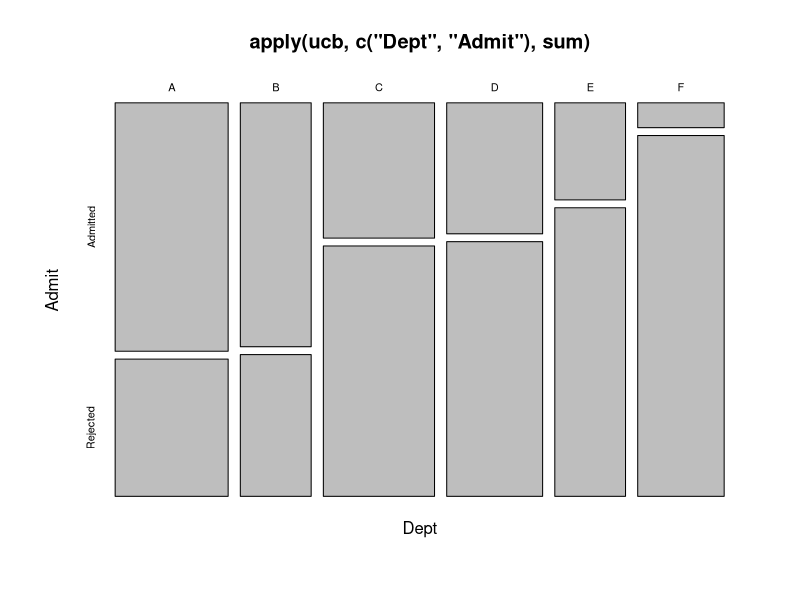
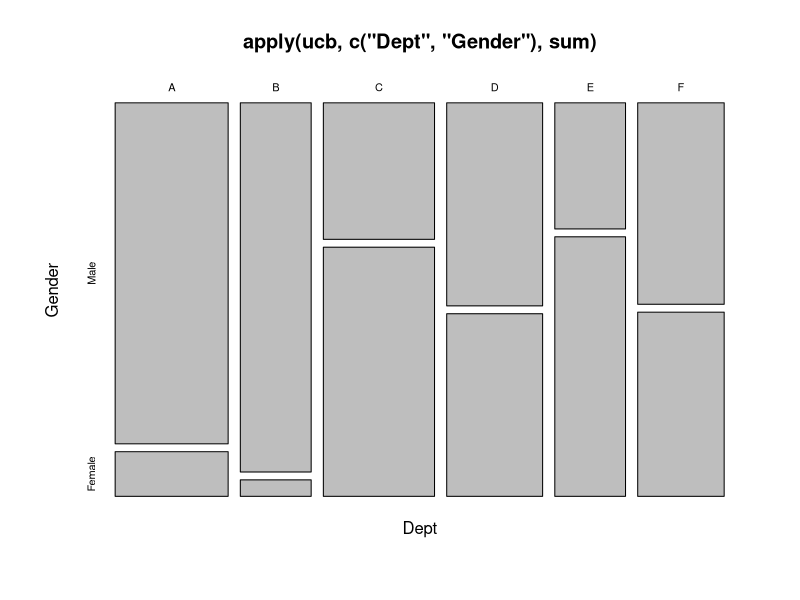
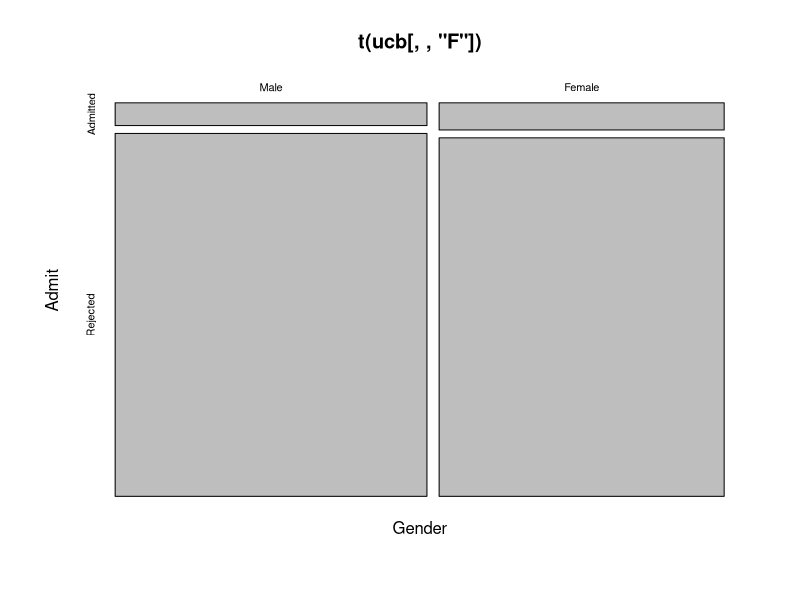
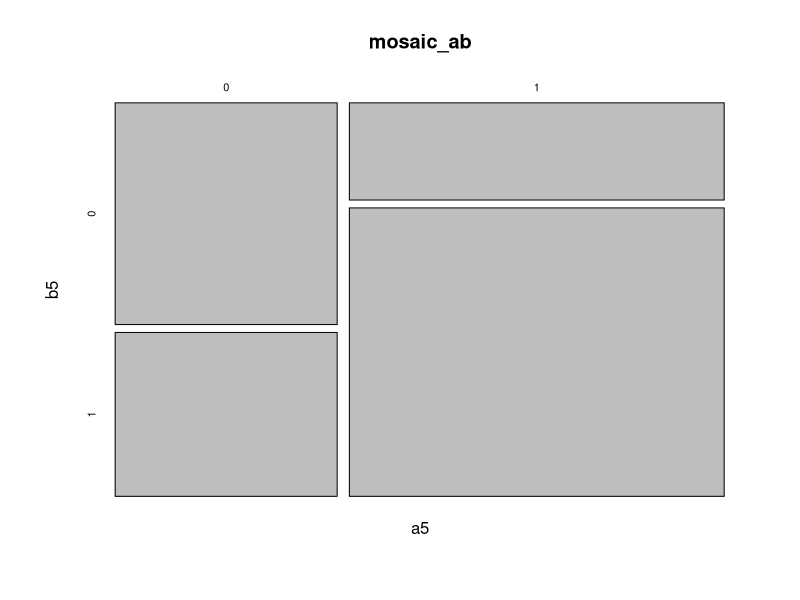
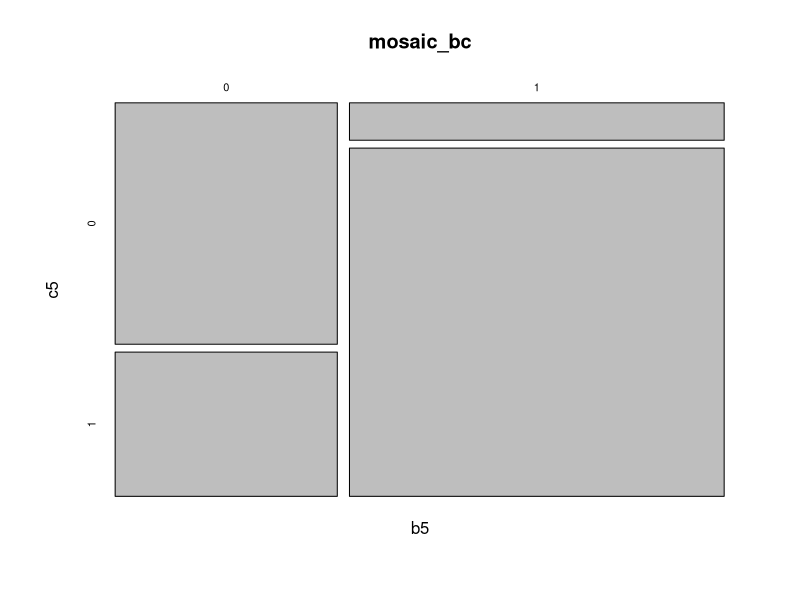
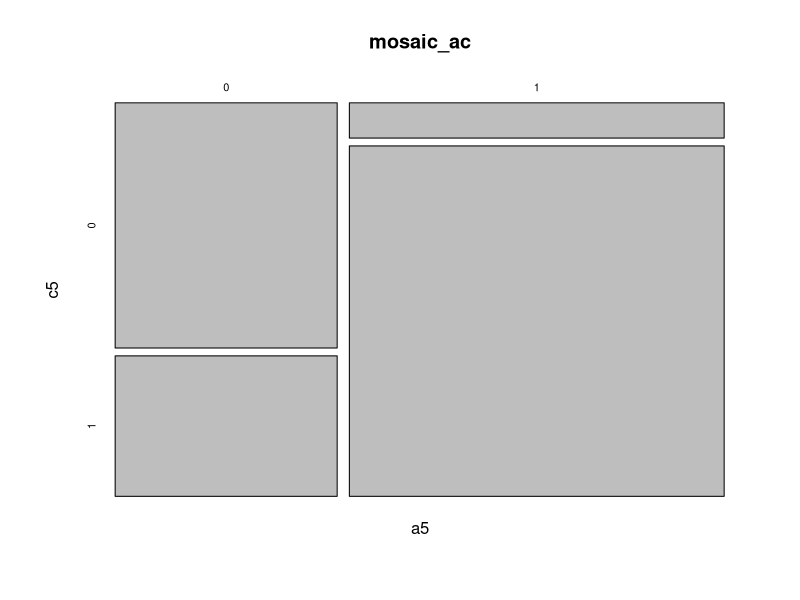
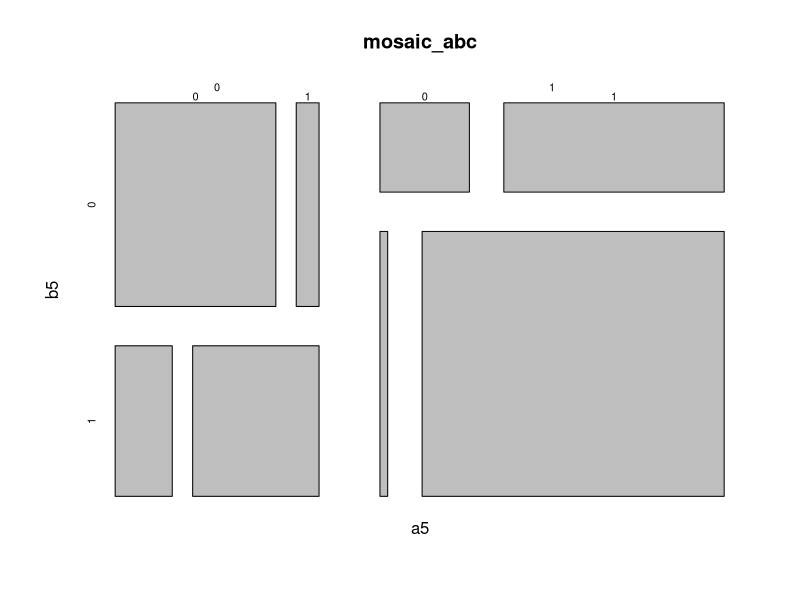

Source code (R) for these figures, in order:
cat("Ben Reichert\n")
cat("B365 - Homework 3\n\n")

# 1
pa1 = .2
pb1 = .3
pc1 = .5
paf1 = .3
pbf1 = .5
pcf1 = .9
nf1 = (1-paf1)*pa1 + (1-pbf1)*pb1 + (1-pcf1)*pc1

a1 = "P(A|not favor) = P(A)*(1-P(favor|A)) / (1 - (P(favor|A) + P(favor|B) + P(favor|C)))"
b1 = pa1*(1-paf1)/nf1
c1 = pb1*(1-pbf1)/nf1
d1 = pc1*(1-pcf1)/nf1

n1=10000
party1 = rep("",n1)
favor1 = rep(0,n1)
for(i in 1:n1){
  temp = runif(1,0,100)
  if(temp <= 20) {
    party1[i] <- "A"
    if(runif(1,0,100) <= 30) {favor1[i] <- 1}
  } else if(temp <= 50 && temp > 20){
    party1[i] <- "B"
    if(runif(1,0,100) <= 50) {favor1[i] <- 1}
  } else {
    party1[i] <- "C"
    if(runif(1,0,100) <= 90) {favor1[i] <- 1}
  }
}
favora1 = 0
counta1 = 0
for(i in 1:n1){
  if(party1[i] == "A"){
    counta1 = counta1 + 1
    favora1 = favora1 + favor1[i]
  }
}
e1 = favora1/counta1

cat("1.\n",
    "a)",a1,"\n",
    "b)",b1,"\n",
    "c)",c1,"\n",
    "d)",d1,"\n",
    "e)",e1,"\n",
    "f) The probabilities computed above absolutely apply to this scenario. This scenario is what\n",
    "those probabilities are meant for. They are the probabilities that an individual who doesn't\n",
    "favor the measure is in either party A, B, or C. So for this individual, those probabilities apply.","\n\n")

# 2
cat("2.\n","a)")

data("UCBAdmissions"); # import the data
ucb = UCBAdmissions; # abbreviate "UCBAdmissions"
print(apply(ucb,c("Dept","Admit"),sum));  # 2-way table of Department x Admit
mosaicplot(apply(ucb,c("Dept","Admit"),sum));  # mosaic plot clearer ...
cat("Department and admit status do not seem independent. Different departments have drastically different \nadmit status percentages, thus department affects the chance of admittance. Not independent.",
    "\n","b)")

print(apply(ucb,c("Dept","Gender"),sum));  # 2-way table of Department x Gender
mosaicplot(apply(ucb,c("Dept","Gender"),sum));  # mosaic plot clearer ...
cat("Department and gender do not seem independent. Different departments have much different gender \npercentages, thus department affects likelihood of gender. Not independent.",
    "\n","c)")

print(t(ucb[,,"F"]));
mosaicplot(t(ucb[,,"F"]));
cat("For the applicants to department F, gender and admit status do seem to be independent. Regardless \nof gender, the applicants to department F seem to have a universal admittance rate.",
    "\n","d) Rejected\n")

print(t(apply(ucb,c("Gender","Admit"),sum))["Rejected",])
cat("\n")

# 3
cat("3.","\n","a) Graphs attached.")

data(iris)
n = nrow(iris)
type = rep(0,n)
type[iris[,5] == "setosa"] = "s"
type[iris[,5] == "versicolor"] = "c"
type[iris[,5] == "virginica"] = "v"
#pairs(iris[,1:4],pch=type,cex=2)
cat("\n","b) I think that Petal.Width would be optimal as a bayes classifier for identifying iris type\n",
    "because it seems to differentiate between values most effectively. As a bayes classifier is\n",
    "supposed to be the most consistent data predictor, the Petal.Width characteristic, by the pair\n",
    "graphs, seems to offer the biggest distinction between the 4 attributes.","\n\n")

# 4
cat("4.")

da <- c(1,2,3,4,5,6)
db <- c(1,1,2,3,3,4,5,5,6)
dc <- c(1,2,3,4,4,5,5,6,6)
n4 = 1000
m4 = matrix(0, 3, n4)
for(i in 1:n4){
  temp = sample(0:100, 1)
  for(j in 1:3) {
    if(temp <= 50) {
      m4[j,i] <- sample(da, 1, replace=T)
      m4[j,i] <- sample(da, 1, replace=T)
      m4[j,i] <- sample(da, 1, replace=T)
    } else if(temp > 50 && temp <= 75) {
      m4[j,i] <- sample(db, 1, replace=T)
      m4[j,i] <- sample(db, 1, replace=T)
      m4[j,i] <- sample(db, 1, replace=T)
    } else {
      m4[j,i] <- sample(dc, 1, replace=T)
      m4[j,i] <- sample(dc, 1, replace=T)
      m4[j,i] <- sample(dc, 1, replace=T)
    }
  }
}

ba4 = (1/6)^3
bb4 = (1/9)*(1/9)*(2/9)
bc4 = (1/9)*(2/9)*(2/9)
sumb4 = ba4+bb4+bc4
probx = (ba4*0.5) + (bb4*0.25) + (bc4*0.25)

cat("\n","a) Experiment in code.","\n",
    "b) If x1=2, x2=4, and x3=5,\n",
    "P(A|x1, x2, x3) =",0.5*ba4/probx,"\n",
    "P(B|x1, x2, x3) =",0.25*bb4/probx,"\n",
    "P(C|x1, x2, x3) =",0.25*bc4/probx)

ca4 = "(P(A) * P(x1, x2, x3|A)) / P(x1, x2, x3)"
ca44 = (0.5 * ba4) / probx
cb4 = "(P(B) * P(x1, x2, x3|B)) / P(x1, x2, x3)"
cb44 = (0.25 * bb4) / probx
cc4 = "(P(C) * P(x1, x2, x3|C)) / P(x1, x2, x3)"
cc44 = (0.25 * bc4) / probx

cat("\n","c)",
    "Bayes Classifiers if x1=2, x2=4, and x3=5,\n",
    "P(A|x1, x2, x3) =",ca4,"=",ca44,"\n",
    "P(B|x1, x2, x3) =",cb4,"=",cb44,"\n",
    "P(C|x1, x2, x3) =",cc4,"=",cc44)
d4actual <- matrix("",3,n4)
d4bayes <- matrix("",3,n4)
for(i in 1:n4) {
  for(j in 1:3) {
    temp = runif(1,0,1)
    if(temp < (0.5*ba4/probx)) {
      d4actual[j,i] <- "A"
    } else if(temp >= (0.5*ba4/probx) && temp < ((0.5*ba4)+(0.25*bb4)/probx)) {
      d4actual[j,i] <- "B"
    } else {
      d4actual[j,i] <- "C"
    }
    if(temp < (ca44)) {
      d4bayes[j,i] <- "A"
    } else if(temp >= (ca44) && temp < (ca44+cb44)) {
      d4bayes[j,i] <- "B"
    } else {
      d4bayes[j,i] <- "C"
    }
  }
}
error4 = 0
for(i in 1:n4) {
  if(d4actual[i] != d4bayes[i]){
    error4 = error4 +1
  }
}
cat("\n","d) Proportion of true result =",(1-error4/n4),"\n\n")

# 5
X <- read.csv("three_related_vars.csv")
a5 <- X$A
b5 <- X$B
c5 <- X$C
mosaic_ab <- table(a5,b5)
mosaic_bc <- table(b5,c5)
mosaic_ac <- table(a5,c5)
mosaic_abc <- table(a5,b5,c5)
mosaicplot(mosaic_ab)
mosaicplot(mosaic_bc)
mosaicplot(mosaic_ac)
mosaicplot(mosaic_abc)

cat("5.","\n","a) According to the mosaics, when C is a 1, A and B tend to also be 1. Thus, the pairs A&C and B&C\n",
    "do not seem independent. The pair A&B seems slightly more independent, but I see too much of a\n",
    "correlation between A&B being the same... so I don't think any are independent of one another.\n",
    "b) According to the mosaics, it seems that when A is 0, B is relatively random, thus hinting at\n",
    "a conditional independence between A&B when A is 0. I see the same trend when B is 0 with B&C, but\n",
    "am slightly less confident about that conditional independence, and am yet less confident with the\n",
    "conditional independence of A&C when A is 0. Although they show signs of conditional independence,\n",
    "I do not think there is enough evidence to say that is the case for any of them.\n",
    "c) ")
a1sum = 0
a1b1= 0
a1c1 = 0
for(i in 1:10000){
  if(a5[i] == 1) {
    a1sum = a1sum + 1
    if(b5[i] == 1){
      a1b1 = a1b1+1
    }
    if(c5[i] == 1){
      a1c1 = a1c1+1
    }
  }
}
cat("P(B1 | A1) =",a1b1/a1sum,"\n",
    "P(C1 | A1) =",a1c1/a1sum,"\n",
    "As we can clearly see, the probability of B being 1 given A is 1 and C being 1 given A is 1\n",
    "is heavily skewed. Therefore, A&B and A&C are not independent.\n",
    "P(")


